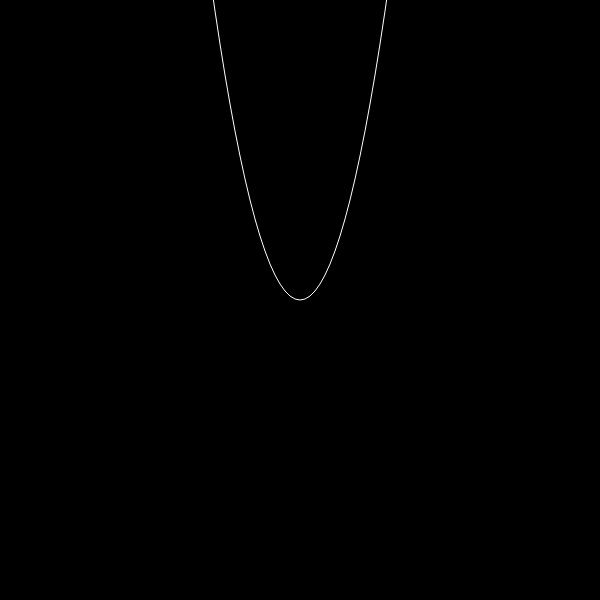
Frame 1 (no input)
Frame 60 (no input): identical to frame 1, image omitted
Frame 120 (the mouse pressed at the canvas centre since frame 60): identical to frame 1, image omitted

The p5.js sketch that drew this single still picture (run headless with seeded random() and noise() and a simulated clock; from frame 60 on, the mouse is pressed at the canvas centre):

// p5.js sketch
// ── sketch.js
var xsq, xcoeff, cslider;

function setup() {
    createCanvas(600, 600);
    
    xsq = createSlider(-5, 5, 1, 0.2);
    xsq.position(10, 610);
    
    xcoeff = createSlider(-20, 20, 0, 1);
    xcoeff.position(150, 610);
    
    cslider = createSlider(-100, 100, 0, 10);
    cslider.position(290, 610);
}

function draw() {
    background(0);
    stroke(255);
    noFill();
    
    translate(0, -300);
    
    var xsqcoeff = xsq.value();
    var xcoefficient = xcoeff.value();
    
    
    beginShape();
    for (var x=-60; x<60; x++) {
        var xcoord = map(x, -60, 60, 0, width);
        
        //noise part
        var y = (xsqcoeff * x**2) + (xcoefficient * x) + cslider.value();
        var ycoord = map(y, 0, 600, 600, 0);
        
        vertex(xcoord, ycoord);
        
    }
    endShape();
}
